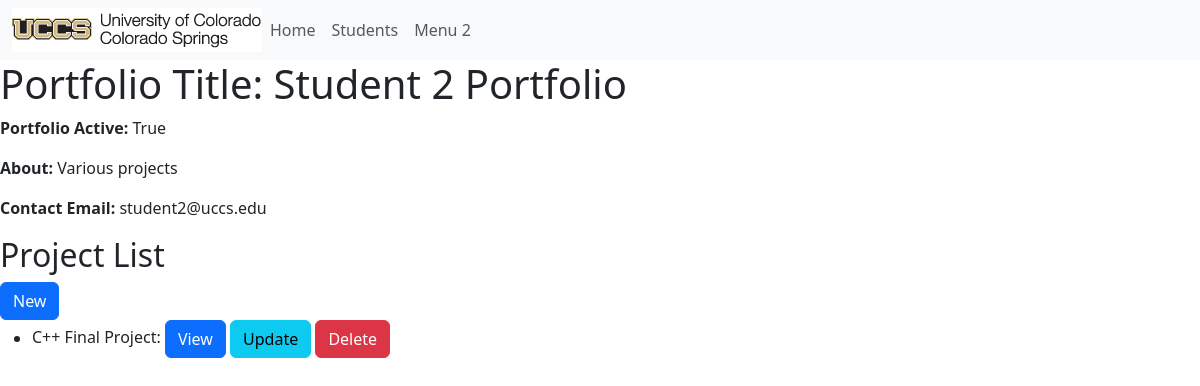
The app's page /portfolio/4 with its own data.
### portfolio_app/models.py (models this page shows, shortened)
class Portfolio(models.Model):
    title = models.CharField(max_length=200)
    contact_email = models.CharField(max_length=200)
    is_active = models.BooleanField(default=False)
    about = models.TextField(blank=True)

class Project(models.Model):
    title = models.CharField(max_length=200)
    description = models.TextField()
    portfolio = models.ForeignKey(Portfolio, on_delete=models.CASCADE, default = None)
    def get_absolute_url(self):
        return reverse('project-detail', args=[str(self.id)])

### portfolio_app/views.py (the view)
# urls.py: path('portfolio/<int:pk>', views.PortfolioDetailView.as_view(), name='portfolio-detail'),
class PortfolioDetailView(generic.DetailView):
        model = Portfolio
        def get_context_data(self, **kwargs):
            context = super(PortfolioDetailView, self).get_context_data(**kwargs)
            context['project_data'] = Project.objects.all()
            return context

### portfolio_app/templates/portfolio_app/portfolio_detail.html
{% extends 'portfolio_app/base_template.html' %}
{% block content %}
<h1>Portfolio Title: {{ portfolio.title }}</h1>
<p><strong>Portfolio Active:</strong> {{ portfolio.is_active }}</p>
<p><strong>About:</strong> {{ portfolio.about }}</p>
<p><strong>Contact Email:</strong> {{ portfolio.contact_email }}</p>
<h2>Project List</h2>
<a class="btn btn-primary" href="{% url 'create_project' portfolio.id %}" role="button">New</a>
{% if project_data %}
<ul>
    {% for project in project_data %}
    {% if project.portfolio.title == portfolio.title %}
    <li>
        {{ project.title }}:
            <a class="btn btn-primary" href="{{ project.get_absolute_url }}" role="button">View</a>
            <a class="btn btn-info" href="{% url 'update_project' project.portfolio.id project.id %}" role="button">Update</a>
            <a class="btn btn-danger" href="{% url 'delete_project' project.portfolio.id project.id %}" role="button">Delete</a>
    </li>
    {% endif %}
    {% endfor %}
</ul>
{% else %}
    <p>No projects at this time.</p>
{% endif %}
{% endblock %}

### records on screen
Portfolio: title "Student 2 Portfolio", is_active "True", about "Various projects", contact_email "student2@uccs.edu"
Project: title "C++ Final Project"
